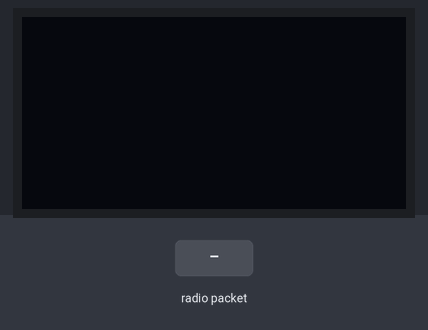
Recording of a sketch running on a simulated Arduino Uno, built with avr-gcc and run on an emulated ATmega328P. Parts: 128×64 one-colour display. Inputs (shaded band) come from the test bench. The display library's start-up logo is not drawn; no radio packets arrive unless stated; what the sketch prints to the serial monitor is not drawn.

Above: at 1.3 s.
1.4 s: radio packet "1" arrives
At 1.44 s:
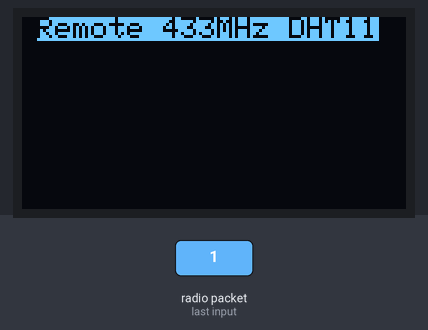
At 1.8 s:
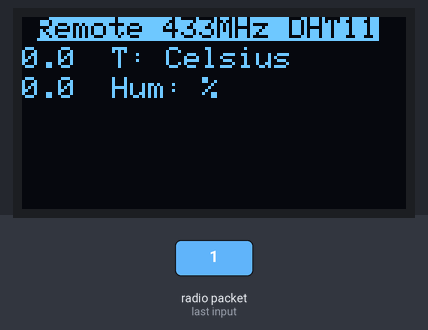
Timing chart, 0 to 4.4 s (numbered marks = the images above; inputs shaded):
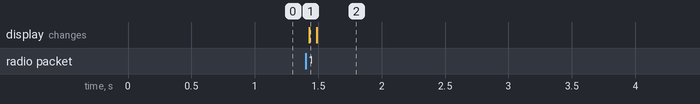

Measured:
- after the input at 1.4 s, the display: changes at once (image 1)

The sketch:

_433MHZ_Receiver.ino
```cpp
#include <VirtualWire.h>
//#include <Adafruit_ST7735.h>
#include <Adafruit_GFX.h>
#include <Adafruit_SSD1306.h>
//#define TFT_CS     10
//#define TFT_RST    8
//#define TFT_DC     9
//Adafruit_ST7735 tft = Adafruit_ST7735(TFT_CS,  TFT_DC, TFT_RST);
#define OLED_RESET 4
Adafruit_SSD1306 tft(OLED_RESET);

// Option 2: use any pins but a little slower!
//#define TFT_SCLK 13   // set these to be whatever pins you like!
//#define TFT_MOSI 11   // set these to be whatever pins you like!

const int receive_pin = 11;
char temperatureChar[10];
char humidityChar[10];


struct package
{
  float temperature = 0.0;
  float humidity = 0.0;
};


typedef struct package Package;
Package data;


void setup()
{
    Serial.begin(9600);
   // tft.initR(INITR_BLACKTAB);
    //tft.fillScreen(ST7735_BLACK);
  //  printUI();
    //delay(1000);
tft.begin(SSD1306_SWITCHCAPVCC, 0x3C);
 tft.display();
  delay(50); tft.display();

  // Clear the buffer.
  tft.clearDisplay();
    // Initialise the IO and ISR
    vw_set_rx_pin(receive_pin);
    vw_setup(2000);	 // Bits per sec
    vw_rx_start();       // Start the receiver PLL running
}

void loop()
{
    uint8_t buf[sizeof(data)];
    uint8_t buflen = sizeof(data);

if (vw_have_message())  // Is there a packet for us?
  {
    vw_get_message(buf, &buflen);
    memcpy(&data,&buf,buflen);

    Serial.print("T celsius ");
    Serial.print(data.temperature);
    tft.setTextSize(1);
  tft.setTextColor(WHITE);
tft.setCursor(5,0); tft.setTextColor(BLACK, WHITE);
  tft.println("Remote 433MHz DHT11");tft.display();
  tft.setTextColor(WHITE, BLACK);

    String temperatureString = String(data.temperature,1);
    temperatureString.toCharArray(temperatureChar,10);
  //  tft.fillRect(10,20,80,30,ST7735_BLACK);
   // printText(temperatureChar, ST7735_WHITE,10,20,3);
  tft.setCursor(0,10); tft.println(temperatureChar); tft.setCursor(30,10);tft.print ("T: Celsius");tft.display();

    String humidityString = String(data.humidity,1);
    humidityString.toCharArray(humidityChar,10);
 //   tft.fillRect(10,95,80,100,ST7735_BLACK);
 //   printText(humidityChar, ST7735_WHITE,10,95,3);
tft.setCursor(0,20);tft.println(humidityChar);tft.setCursor(30,20);tft.print("Hum: %");tft.display();
    Serial.print(" Hum %");
    Serial.print(data.humidity);
  }
}

void printText(char *text, uint16_t color, int x, int y,int textSize)
{
  tft.setCursor(x, y);
  tft.setTextColor(color);
  tft.setTextSize(textSize);
  tft.setTextWrap(true);
  tft.print(text);
}

void printUI()
{
    printText("TEMPERATURE", WHITE,30,5,1);  // Temperature Static Text
    printText("o", WHITE,90,13,2);
    printText("C", WHITE,105,20,3);

    printText("HUMIDITY", WHITE,30,80,1);  // Temperature Static Text
    printText("%", WHITE,90,95,3);
}
```
